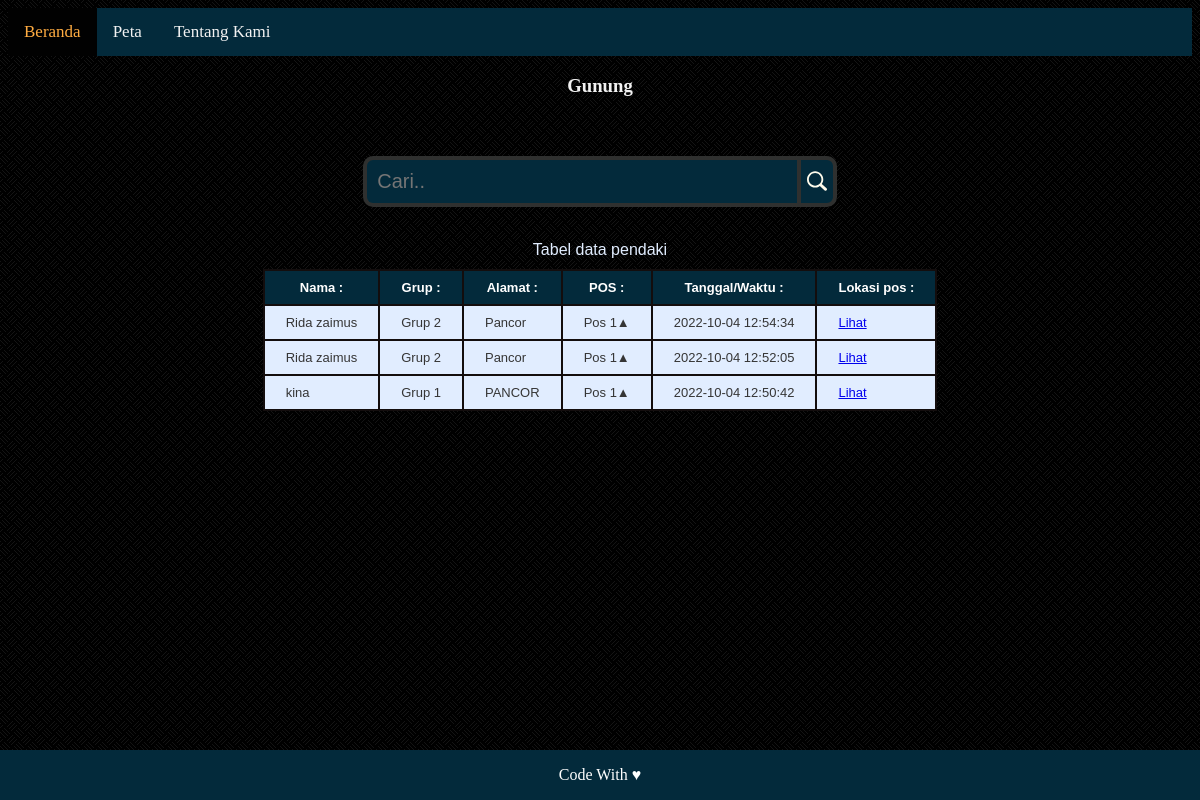
The page /cari.php on the database its author committed.
### tables this page shows
CREATE TABLE `catat` (
  `nomer` int(255) NOT NULL,
  `id` varchar(255) NOT NULL,
  `grup` varchar(255) NOT NULL,
  `nama` varchar(255) NOT NULL,
  `jenis` varchar(5) NOT NULL,
  `nik` varchar(255) NOT NULL,
  `alamat` varchar(255) NOT NULL,
  `pos` varchar(255) NOT NULL,
  `waktu` timestamp NOT NULL DEFAULT current_timestamp()
);

### cari.php (the view, shortened to what this page needs)
<?php include("konedb.php");?>
<html>
<head>
    <link rel="stylesheet" href="css/index.css  " />
</head>
<body >
    <div class="topnav" id="myTopnav">
        <a href="index.php" class="active">Beranda</a>
        <a href="peta.php">Peta</a>
        <a href="#contact">Tentang Kami</a>
    </div>
    <h3 class="text-center">Gunung</h3>
    <form method="GET" action="cari.php">
            <div class="search-box">
                <input type="text" class="search-input" name="cari"
                    value="<?php if(isset($_GET['cari'])) { echo $_GET['cari']; } ?>" placeholder="Cari..">
                <button type="submit" class="search-button">
                    <img src="img/cari.svg" width="20" height="20" />
                </button>
            </div>
        </form>
        <br>
    <table class="table responsive-3">
        <caption>Tabel data pendaki </caption>
        <thead>
            <tr>
                <th class="column-primary" data-header="Pendaki"><span>Nama :</span></th>
                <th>Grup :</th>
                <th>Alamat :</th>
                <th>POS :</th>
                <th>Tanggal/Waktu :</th>
                <th>Lokasi pos : </th>
            </tr>
        </thead>
        <tbody >
            <?php
           if(isset($_GET['cari'])) {
		    $kata_cari = $_GET['cari'];
		    $query = "SELECT * FROM catat WHERE nama like '%".$kata_cari."%' or grup like '%".$kata_cari."%' or pos like '%".$kata_cari."%' or alamat like '%".$kata_cari."%'";
	          } else {
		      $query = "SELECT * FROM catat ORDER BY nomer DESC";
	         }
	         $result = mysqli_query($db, $query);
	          while ($pendaki = mysqli_fetch_array($result)) {
	        ?>
            <tr>
                <td data-header=Nama:><?php echo $pendaki['nama']; ?></td>
                <td data-header=Grup:><?php echo $pendaki['grup']; ?></td>
                <td data-header=Alamat:><?php echo $pendaki['alamat']; ?></td>
                <td data-header=Pos:><?php echo $pendaki['pos']; ?></td>
                <td data-header=Tanggal/Waktu:><?php echo $pendaki['waktu']; ?></td>
                <td data-header=Lokasi_pos:><a href=peta.php>Lihat<a></td>
            </tr>
            <?php
	     }
		?>
   </tbody>
    </table>
    <div class="footer">
        <marquee>
            <p>Code With &#9829;</p>
        </marquee>
    </div>
</body>
</html>

### css/index.css (style rules this page uses)
body { background-image: url("../img/sdase.webp"); }
.topnav { overflow: hidden; background-color: #032a3b; position: sticky; }
.topnav a { float: left; display: block; color: #f2f2f2; text-align: center; padding: 14px 16px; text-decoration: none; font-size: 17px; }
.topnav a.active { background-color: #010101; color: #ffac42; }
table { margin: auto; font-family: "Arial"; font-size: 12px; margin-bottom: 10%; }
.table { border-collapse: collapse; font-size: 13px; }
.table th, .table td { border-bottom: 2px solid #130d0d; border-left: 2px solid #130d0d; border-right: 2px solid #130d0d; border-top: 2px solid #130d0d; padding: 9px 21px; }
.table th, .table td:last-child { border-right: px solid #cccccc; }
.table td:first-child { border-top: 2px solid #ffac42; }
caption { caption-side: top; margin-bottom: 10px; font-size: 16px; color: #e1edff; }
.table thead th { background-color: #032a3b; color: #ffffff; }
.table tbody td { color: #353535; background-color: #e1edff; }
.text-center { text-align: center; color: #f2f2f2; }
.footer { position: fixed; left: 0; bottom: 0; width: 100%; background-color: #032a3b; color: white; text-align: center; z-index: 20; }
.search-box { margin-top: 5%; margin-left: 30%; width: 40%; display: flex; }
.search-input { width: 100%; padding: 10px; border: 4px solid #2f302f; border-radius: 10px 0 0 10px; border-right: none; outline: none; font-size: 20px; color: #f5fff9; background: #032a3b; }
.search-button { text-align: center; height: 51px; width: 40px; outline: none; cursor: pointer; border: 4px solid #2f302f; border-radius: 0 10px 10px 0; border-left: none; font-size: 20px; border-left: 4px solid #2f302f; background: #032a3b; }

### rows shown on the page
catat: nama "Rida zaimus", grup "Grup 2", alamat "Pancor", pos "Pos 1▲", waktu "2022-10-04 12:54:34"
catat: nama "Rida zaimus", grup "Grup 2", alamat "Pancor", pos "Pos 1▲", waktu "2022-10-04 12:52:05"
catat: nama "kina", grup "Grup 1", alamat "PANCOR", pos "Pos 1▲", waktu "2022-10-04 12:50:42"
